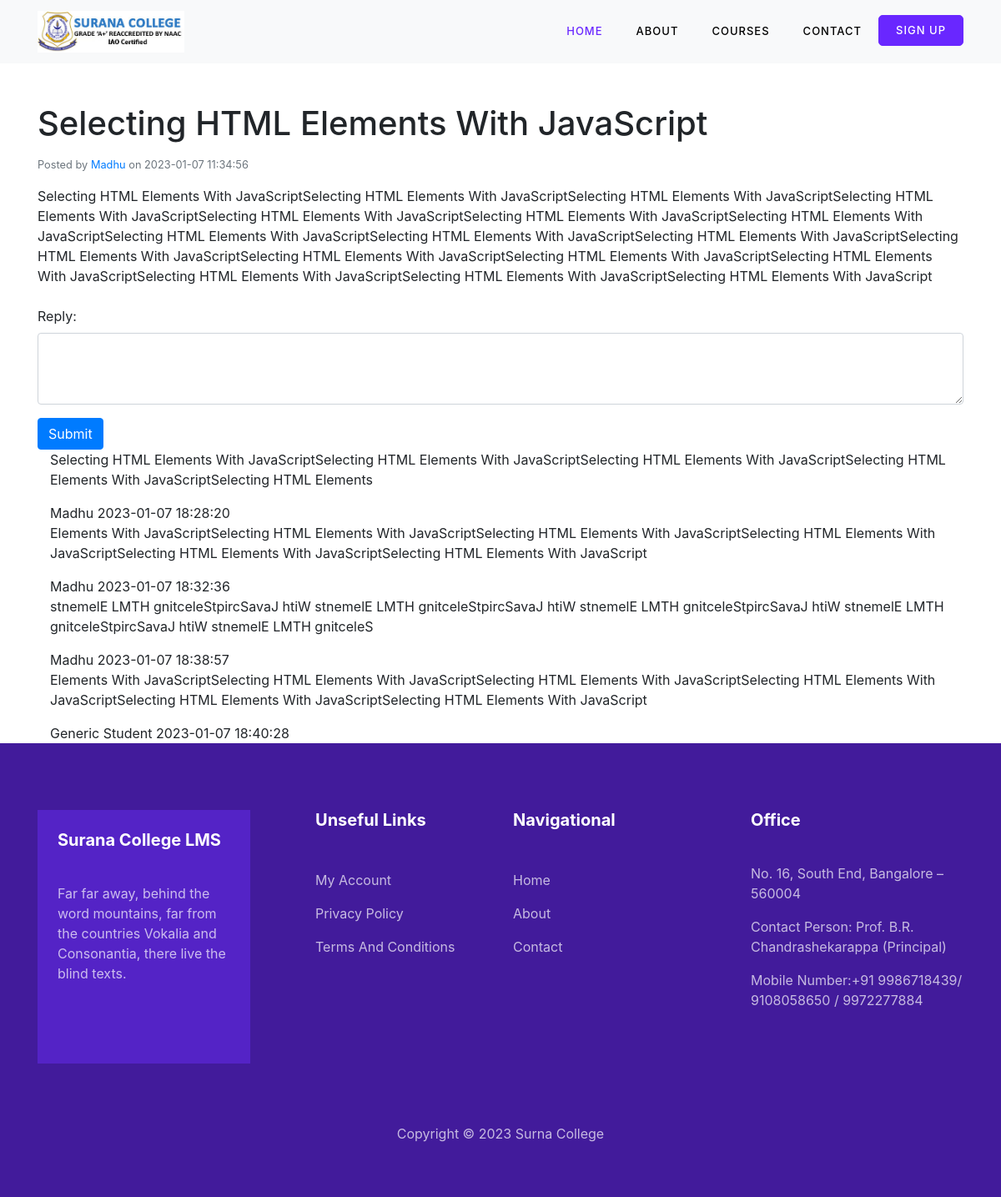
Page /topics/3 on the committed database.
### tables this page shows
CREATE TABLE "topics" (
	"id"	INTEGER,
	"title"	TEXT NOT NULL,
	"description"	TEXT NOT NULL,
	"created_at"	DATETIME DEFAULT CURRENT_TIMESTAMP,
	"created_by"	TEXT NOT NULL,
	"created_by_name"	TEXT NOT NULL,
	PRIMARY KEY("id"),
	FOREIGN KEY("created_by") REFERENCES "users"("email")
);

CREATE TABLE "replies" (
	"id"	INTEGER,
	"topic_id"	INTEGER NOT NULL,
	"reply"	TEXT NOT NULL,
	"created_at"	DATETIME DEFAULT CURRENT_TIMESTAMP,
	"created_by"	TEXT NOT NULL,
	"file_url"	TEXT,
	"created_by_name"	TEXT NOT NULL,
	PRIMARY KEY("id"),
	FOREIGN KEY("topic_id") REFERENCES "topics"("id"),
	FOREIGN KEY("created_by") REFERENCES "users"("email")
);

### main.py (the view)
@app.get("/topics/{topic_id}")
def view_topic(request: Request, topic_id: int):
    conn = sqlite3.connect(db)
    cursor = conn.cursor()
    cursor.execute(
        """
        SELECT topics.*, users.name AS created_by_name
        FROM topics
        JOIN users ON topics.created_by = users.email
        WHERE topics.id = ?
        """,
        (topic_id,),
    )
    topic = cursor.fetchone()
    cursor.execute(
        """
        SELECT replies.*, users.name AS created_by_name
        FROM replies
        JOIN users ON replies.created_by = users.email
        WHERE replies.topic_id = ?
        """,
        (topic_id,),
    )
    replies = cursor.fetchall()
    isLogin = request.session.get('isLogin')
    role= request.session.get('role')
    return templates.TemplateResponse("/discussion-forum/topic.html", {"request": request, "isLogin": isLogin, "role": role, "topic": topic, "replies": replies})

### templates/discussion-forum/topic.html (shortened to what this page needs)
{% include "header.html" %}
<section class="container mt-5">
  <h1 class="mb-3">{{ topic[1] }}</h1>
  <small class="text-muted mb-3 d-block">Posted by <a href="#">{{ topic[5] }}</a> on {{ topic[3] }}</small>
  <p class="mb-4">{{ topic[2] }}</p>
  <form action="/replies/create" method="post">
    <div class="form-group">
      <label for="reply">Reply:</label>
      <textarea class="form-control" rows="3" id="reply" name="reply"></textarea>
    </div>
    <button type="submit" class="btn btn-primary">Submit</button>
  </form>
  {% for reply in replies %}
  <div class="container">
    <div class="replied-section">
      <p>{{ reply[2] }}</p>
      <div class="replied-info">
        <span class="username">{{ reply[6] }}</span>
        <span class="time">{{ reply[3] }}</span>
      </div>
    </div>
  </div>
  {% endfor %}
</section>
{% include "footer.html" %}

### templates/header.html (shortened to what this page needs)
<!DOCTYPE html>
<html lang="en">
<head>
  <link rel="stylesheet" href="/static/css/bootstrap.min.css">
  <link rel="stylesheet" href="/static/css/custom.css">
</head>
<body>
  <nav class="navbar navbar-expand-lg navbar-dark ftco_navbar bg-light ftco-navbar-light" id="ftco-navbar">
    <div class="container">
      <a href="/" class="navbar-brand"><img src="/static/img/Suranacollege-logo-2.jpg" height="50"></a>
      <div class="collapse navbar-collapse" id="ftco-nav">
        <ul class="navbar-nav ml-auto">
          <li class="nav-item active"><a href="/" class="nav-link">Home</a></li>
          <li class="nav-item"><a href="/about/" class="nav-link">About</a></li>
          <li class="nav-item"><a href="/all-courses/" class="nav-link">Courses</a></li>
          <li class="nav-item"><a href="/contact/" class="nav-link">Contact</a></li>
          {% if isLogin %}
            {% if role == "teacher" %}
              <li class="nav-item cta"><a href="/teacher-dashboard/" class="nav-link"><span>Teacher's Dashboard</span></a></li>
            {% else %}
              <li class="nav-item cta"><a href="/my-account/" class="nav-link"><span>My Account</span></a></li>
            {% endif %}
          {% else %}
          <li class="nav-item cta"><a href="/signup/" class="nav-link"><span>Sign Up</span></a></li>
          {% endif %}
        </ul>
      </div>
    </div>
  </nav>

### templates/footer.html (shortened to what this page needs)
  <footer class="ftco-bg-dark ftco-footer ftco-section">
	<div class=container>
	  <div class="row mb-5">
		<div class=col-md>
		  <div class="ftco-footer-widget mb-4 bg-primary p-4">
			<h2 class=ftco-heading-2>Surana College LMS
			</h2>
			<p>Far far away, behind the word mountains, far from the countries Vokalia and Consonantia, there live the blind texts.
			<ul class="list-unstyled ftco-footer-social mb-0">
			  <li class="fadeInUp ftco-animate ftco-animated">
				<a href=#>
				</a>
			  <li class="fadeInUp ftco-animate ftco-animated">
				<a href=#>
				</a>
			  <li class="fadeInUp ftco-animate ftco-animated">
				<a href=#>
				</a>
			</ul>
		  </div>
		</div>
		<div class=col-md>
		  <div class="ftco-footer-widget mb-4 ml-md-5">
			<h2 class=ftco-heading-2>Unseful Links
			</h2>
			<ul class=list-unstyled>
			  <li>
				<a href="/my-account/" class="d-block py-2">My Account
				</a>
			  <li>
				<a href=# class="d-block py-2">Privacy Policy
				</a>
			  <li>
				<a href=# class="d-block py-2">Terms And Conditions
				</a>
			</ul>
		  </div>
		</div>
		<div class=col-md>
		  <div class="ftco-footer-widget mb-4">
			<h2 class=ftco-heading-2>Navigational
			</h2>
			<ul class=list-unstyled>
			  <li>
				<a href="/" class="d-block py-2">Home
				</a>
			  <li>
				<a href="/about/" class="d-block py-2">About
				</a>
			  <li>
				<a href="/contact/" class="d-block py-2">Contact
				</a>
			</ul>
		  </div>
		</div>
		<div class=col-md>
		  <div class="ftco-footer-widget mb-4">
			<h2 class=ftco-heading-2>Office
			</h2>
			<div class="block-23 mb-3">
				<ul class="list-unstyled">
					<li>
					  <p>No. 16, South End, Bangalore – 560004</p>
					  <p>Contact Person: Prof. B.R. Chandrashekarappa (Principal)</p>
					  <p>Mobile Number:+91 9986718439/ 9108058650 / 9972277884</p>
					</li>
				</ul>
			</div>
		  </div>
		</div>
	  </div>
	  <div class=row>
		<div class="col-md-12 text-center">
		  <p>Copyright ©
			<script>document.write((new Date).getFullYear())</script> Surna College
		</div>
	  </div>
	</div>
  </footer>
</body>
</html>

### static/css/custom.css (style rules this page uses)
.navbar { position: relative; display: -webkit-box; display: -ms-flexbox; display: flex; -ms-flex-wrap: wrap; flex-wrap: wrap; -webkit-box-align: center; -ms-flex-align: center; align-items: center; -webkit-box-pack: justify; -ms-flex-pack: justify; justify-content: space-between; padding: 0.5rem 1rem; }
.navbar>.container, .navbar>.container-fluid { display: -webkit-box; display: -ms-flexbox; display: flex; -ms-flex-wrap: wrap; flex-wrap: wrap; -webkit-box-align: center; -ms-flex-align: center; align-items: center; -webkit-box-pack: justify; -ms-flex-pack: justify; justify-content: space-between; }
@media (min-width: 992px) { .navbar-expand-lg { -webkit-box-orient: horizontal; -webkit-box-direction: normal; -ms-flex-flow: row nowrap; flex-flow: row nowrap; -webkit-box-pack: start; -ms-flex-pack: start; justify-content: flex-start; } }
@media (min-width: 992px) { .navbar-expand-lg .navbar-nav { -webkit-box-orient: horizontal; -webkit-box-direction: normal; -ms-flex-direction: row; flex-direction: row; } }
@media (min-width: 992px) { .navbar-expand-lg .navbar-nav .nav-link { padding-right: 0.5rem; padding-left: 0.5rem; } }
@media (min-width: 992px) { .navbar-expand-lg>.container, .navbar-expand-lg>.container-fluid { -ms-flex-wrap: nowrap; flex-wrap: nowrap; } }
@media (min-width: 992px) { .navbar-expand-lg .navbar-collapse { display: -webkit-box !important; display: -ms-flexbox !important; display: flex !important; -ms-flex-preferred-size: auto; flex-basis: auto; } }
.navbar-dark .navbar-brand { color: #fff; }
.navbar-dark .navbar-nav .nav-link { color: rgba(255, 255, 255, 0.5); }
.navbar-dark .navbar-nav .show>.nav-link, .navbar-dark .navbar-nav .active>.nav-link, .navbar-dark .navbar-nav .nav-link.show, .navbar-dark .navbar-nav .nav-link.active { color: #fff; }
.ftco-navbar-light .navbar-brand { color: #fff; }
.ftco-navbar-light .navbar-nav>.nav-item>.nav-link { font-size: 13px; padding-top: .9rem; padding-bottom: .9rem; padding-left: 20px; padding-right: 20px; letter-spacing: 1px; color: #000; font-weight: 500; text-transform: uppercase; opacity: 1 !important; }
.ftco-navbar-light .navbar-nav>.nav-item.cta>a { color: #fff; border: 1px solid #6927ff; padding-top: .5rem; padding-bottom: .5rem; padding-left: 20px; padding-right: 20px; margin-top: 4px; background: #6927ff; -webkit-border-radius: 5px; -moz-border-radius: 5px; -ms-border-radius: 5px; border-radius: 5px; }
.ftco-navbar-light .navbar-nav>.nav-item.cta>a span { display: inline-block; color: #fff; }
.ftco-navbar-light .navbar-nav>.nav-item.active>a { color: rgba(255, 255, 255, 0.5); color: #6927ff; }
.container { width: 100%; padding-right: 15px; padding-left: 15px; margin-right: auto; margin-left: auto; }
@media (min-width: 576px) { .container { max-width: 540px; } }
@media (min-width: 768px) { .container { max-width: 720px; } }
@media (min-width: 992px) { .container { max-width: 960px; } }
@media (min-width: 1200px) { .container { max-width: 1140px; } }
.navbar-brand { display: inline-block; padding-top: 0.3125rem; padding-bottom: 0.3125rem; margin-right: 1rem; font-size: 1.25rem; line-height: inherit; white-space: nowrap; }
.collapse:not(.show) { display: none; }
.navbar-collapse { -ms-flex-preferred-size: 100%; flex-basis: 100%; -webkit-box-flex: 1; -ms-flex-positive: 1; flex-grow: 1; -webkit-box-align: center; -ms-flex-align: center; align-items: center; }
.navbar-nav { display: -webkit-box; display: -ms-flexbox; display: flex; -webkit-box-orient: vertical; -webkit-box-direction: normal; -ms-flex-direction: column; flex-direction: column; padding-left: 0; margin-bottom: 0; list-style: none; }
.navbar-nav .nav-link { padding-right: 0; padding-left: 0; }
.ml-auto { margin-left: auto !important; }
.ftco-footer { font-size: 16px; padding: 5em 0; padding-bottom: 3em; background: #421b9b; }
.ftco-footer .ftco-footer-widget.bg-primary { background: #5423c6 !important; }
.ftco-footer .ftco-footer-widget h2 { font-weight: normal; color: #fff; margin-bottom: 40px; font-size: 20px; font-weight: 700; }
.ftco-footer p { color: rgba(255, 255, 255, 0.7); }
.ftco-footer a { color: rgba(255, 255, 255, 0.7); }
.ftco-footer .ftco-heading-2 { font-size: 17px; font-weight: 400; color: #000; }
.ftco-footer-social li { list-style: none; margin: 0 10px 0 0; display: inline-block; }
.ftco-footer-social li a { height: 50px; width: 50px; display: block; float: left; border-radius: 50%; position: relative; }

### rows in the picture
topics: title "Selecting HTML Elements With JavaScript", created_by_name "Madhu", created_at "2023-01-07 11:34:56", description "Selecting HTML Elements With JavaScriptSelecting HTML Elements With JavaScriptSelecting HTML Elements With JavaScriptSelecting HTML Elements With JavaScriptSelecting HTML Elements With JavaScriptSelecting HTML Elements With JavaScriptSelecting HTML Elements With JavaScriptSelecting HTML Elements With JavaScriptSelecting HTML Elements With JavaScriptSelecting HTML Elements With JavaScriptSelecting HTML Elements With JavaScriptSelecting HTML Elements With JavaScriptSelecting HTML Elements With JavaScriptSelecting HTML Elements With JavaScriptSelecting HTML Elements With JavaScriptSelecting HTML Elements With JavaScriptSelecting HTML Elements With JavaScript"
replies: reply "Selecting HTML Elements With JavaScriptSelecting HTML Elements With JavaScriptSelecting HTML Elements With JavaScriptSelecting HTML Elements With JavaScriptSelecting HTML Elements", created_by_name "Madhu", created_at "2023-01-07 18:28:20"
replies: reply "Elements With JavaScriptSelecting HTML Elements With JavaScriptSelecting HTML Elements With JavaScriptSelecting HTML Elements With JavaScriptSelecting HTML Elements With JavaScriptSelecting HTML Elements With JavaScript", created_by_name "Madhu", created_at "2023-01-07 18:32:36"
replies: reply "stnemelE LMTH gnitceleStpircSavaJ htiW stnemelE LMTH gnitceleStpircSavaJ htiW stnemelE LMTH gnitceleStpircSavaJ htiW stnemelE LMTH gnitceleStpircSavaJ htiW stnemelE LMTH gnitceleS", created_by_name "Madhu", created_at "2023-01-07 18:38:57"
replies: reply "Elements With JavaScriptSelecting HTML Elements With JavaScriptSelecting HTML Elements With JavaScriptSelecting HTML Elements With JavaScriptSelecting HTML Elements With JavaScriptSelecting HTML Elements With JavaScript", created_by_name "Generic Student", created_at "2023-01-07 18:40:28"
